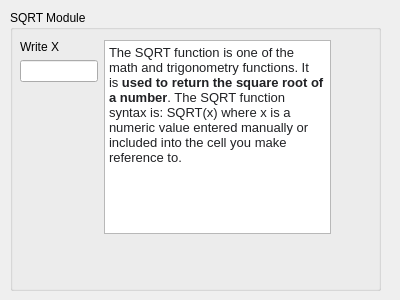
<?xml version="1.0" encoding="UTF-8"?>
<ui version="4.0">
 <class>sqrt</class>
 <widget class="QWidget" name="sqrt">
  <property name="geometry">
   <rect>
    <x>0</x>
    <y>0</y>
    <width>400</width>
    <height>300</height>
   </rect>
  </property>
  <property name="windowTitle">
   <string>Form</string>
  </property>
  <widget class="QGroupBox" name="groupBox">
   <property name="geometry">
    <rect>
     <x>10</x>
     <y>10</y>
     <width>371</width>
     <height>281</height>
    </rect>
   </property>
   <property name="title">
    <string>SQRT Module</string>
   </property>
   <widget class="QWidget" name="">
    <property name="geometry">
     <rect>
      <x>10</x>
      <y>30</y>
      <width>311</width>
      <height>194</height>
     </rect>
    </property>
    <layout class="QHBoxLayout" name="horizontalLayout">
     <item>
      <layout class="QVBoxLayout" name="verticalLayout">
       <item>
        <widget class="QLabel" name="label">
         <property name="text">
          <string>Write X</string>
         </property>
        </widget>
       </item>
       <item>
        <widget class="QLineEdit" name="lineEdit"/>
       </item>
       <item>
        <spacer name="verticalSpacer">
         <property name="orientation">
          <enum>Qt::Vertical</enum>
         </property>
         <property name="sizeHint" stdset="0">
          <size>
           <width>20</width>
           <height>40</height>
          </size>
         </property>
        </spacer>
       </item>
      </layout>
     </item>
     <item>
      <widget class="QTextBrowser" name="textBrowser">
       <property name="html">
        <string>&lt;!DOCTYPE HTML PUBLIC &quot;-//W3C//DTD HTML 4.0//EN&quot; &quot;http://www.w3.org/TR/REC-html40/strict.dtd&quot;&gt;
&lt;html&gt;&lt;head&gt;&lt;meta name=&quot;qrichtext&quot; content=&quot;1&quot; /&gt;&lt;meta charset=&quot;utf-8&quot; /&gt;&lt;style type=&quot;text/css&quot;&gt;
p, li { white-space: pre-wrap; }
&lt;/style&gt;&lt;/head&gt;&lt;body style=&quot; font-family:'Segoe UI'; font-size:9pt; font-weight:400; font-style:normal;&quot;&gt;
&lt;p style=&quot; margin-top:0px; margin-bottom:0px; margin-left:0px; margin-right:0px; -qt-block-indent:0; text-indent:0px;&quot;&gt;&lt;span style=&quot; font-family:'arial','sans-serif'; font-size:10pt; color:#202124; background-color:#ffffff;&quot;&gt;The SQRT function is one of the math and trigonometry functions. It is &lt;/span&gt;&lt;span style=&quot; font-family:'arial','sans-serif'; font-size:10pt; font-weight:700; color:#202124; background-color:#ffffff;&quot;&gt;used to return the square root of a number&lt;/span&gt;&lt;span style=&quot; font-family:'arial','sans-serif'; font-size:10pt; color:#202124; background-color:#ffffff;&quot;&gt;. The SQRT function syntax is: SQRT(x) where x is a numeric value entered manually or included into the cell you make reference to.&lt;/span&gt;&lt;/p&gt;&lt;/body&gt;&lt;/html&gt;</string>
       </property>
      </widget>
     </item>
    </layout>
   </widget>
  </widget>
 </widget>
 <resources/>
 <connections/>
</ui>
